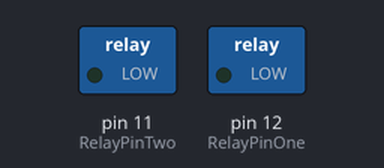
A sketch run on a simulated Arduino Uno, built with avr-gcc and run on an emulated ATmega328P. Parts: switched loads named in the sketch (green lamp = pin HIGH).

Above: at 0.1 s.
At 3.1 s:
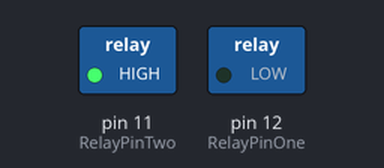
Timing chart, 0 to 4.6 s (numbered marks = the images above):
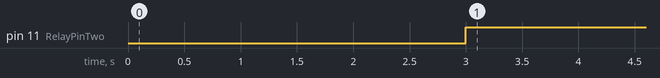

The sketch:

Two_Relay_Module_1.ino
```cpp
/*
 * Created by Alexandros Panagiotakopoulos
*/

int RelayPinOne = 12;
int RelayPinTwo = 11;

void setup() {
	// Set RelayPin as an output pin
	pinMode(RelayPinOne, OUTPUT);
	pinMode(RelayPinTwo, OUTPUT);
}

void loop() {
	// Let's turn on the relay...
	digitalWrite(RelayPinOne, LOW);
	delay(3000);
	digitalWrite(RelayPinTwo, HIGH);
	delay(3000);

	// Let's turn off the relay...
	digitalWrite(RelayPinOne, LOW);
	delay(3000);
	digitalWrite(RelayPinTwo, HIGH);
	delay(3000);
}
```

Measured:
- by itself, pin 11 (RelayPinTwo): LOW → HIGH at 3.0 s
